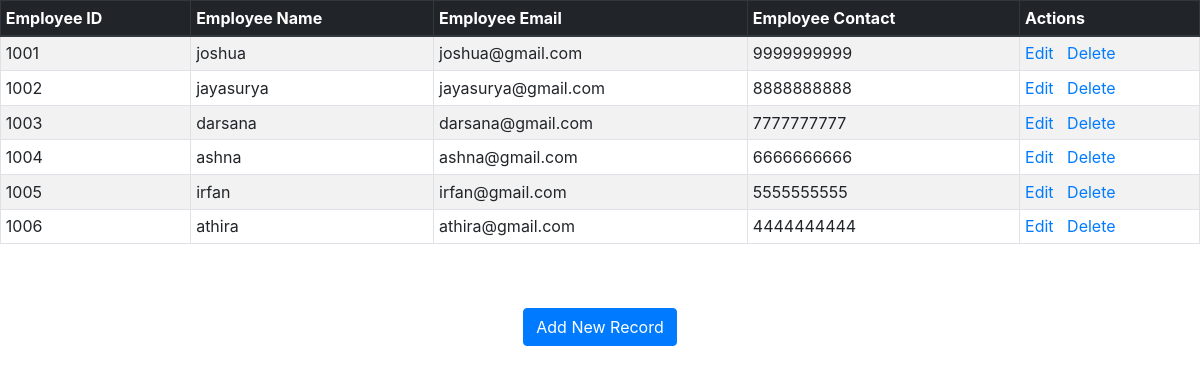
The page / on the database its author committed.
### crudapp/models.py (models this page shows)
class Employee(models.Model):
    eid = models.CharField(max_length=20)
    ename = models.CharField(max_length=30)
    eemail = models.EmailField(max_length=50)
    econtact = models.CharField(max_length=20)
    class Meta:
        db_table = "employee"

### crudapp/views.py (the view)
# urls.py: path('', views.index),
def index(request):
    employee = Employee.objects.all()
    return render(request,'index.html',{'employee':employee})

### templates/index.html (shortened to what this page needs)
<!DOCTYPE html>
<html lang="en">
<head>
    <link rel="stylesheet" href="https://cdn.jsdelivr.net/npm/bootstrap@4.0.0/dist/css/bootstrap.min.css">
</head>
<body>
<table class="table table-striped table-bordered table-sm">
    <thead class="thead-dark">
    <tr>
        <th>Employee ID</th>
        <th>Employee Name</th>
        <th>Employee Email</th>
        <th>Employee Contact</th>
        <th>Actions</th>
    </tr>
    </thead>
    <tbody>
    {% for employee in employee %}
    <tr>
        <td>{{ employee.eid }}</td>
        <td>{{ employee.ename }}</td>
        <td>{{ employee.eemail }}</td>
        <td>{{ employee.econtact }}</td>
        <td>
            <a href="/edit/{{ employee.id }}"><span class="glyphicon glyphicon-pencil" >Edit</span></a>&nbsp&nbsp
            <a href="/delete/{{ employee.id }}">Delete</a>
        </td>
    </tr>
    {% endfor %}
    </tbody>
</table>
<br>
<br>
<center><a href="add" class="btn btn-primary">Add New Record</a></center>
</body>
</html>

### rows shown on the page
Employee: eid "1001", ename "joshua", eemail "joshua@gmail.com", econtact "9999999999"
Employee: eid "1002", ename "jayasurya", eemail "jayasurya@gmail.com", econtact "8888888888"
Employee: eid "1003", ename "darsana", eemail "darsana@gmail.com", econtact "7777777777"
Employee: eid "1004", ename "ashna", eemail "ashna@gmail.com", econtact "6666666666"
Employee: eid "1005", ename "irfan", eemail "irfan@gmail.com", econtact "5555555555"
Employee: eid "1006", ename "athira", eemail "athira@gmail.com", econtact "4444444444"
